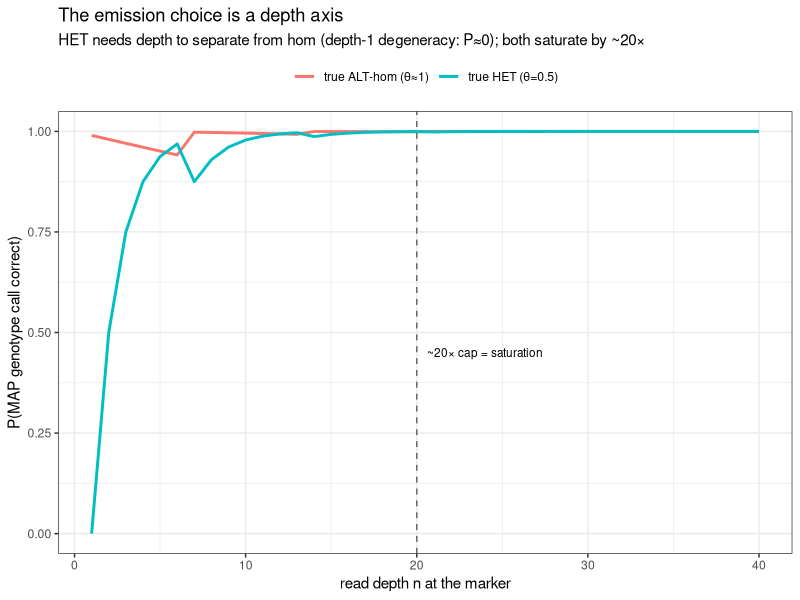

Write R code to recreate this figure.
## ---- chunk 1
library(ggplot2)
err <- 0.01
th <- c(ref = err, het = 0.5, alt = 1 - err) # emission alt-fraction per hidden state

# P(MAP call == truth) for a given true state, as a function of depth n (flat prior)
p_correct <- function(true_state, n) {
  ks <- 0:n
  w <- dbinom(ks, n, th[[true_state]]) # distribution of observed alt count
  L <- sapply(th, function(p) dbinom(ks, n, p)) # (n+1) x 3 likelihoods
  call <- colnames(L)[max.col(L, ties.method = "first")]
  sum(w[call == true_state])
}
ns <- 1:40
df <- rbind(
  data.frame(depth = ns, p = vapply(ns, function(n) p_correct("het", n), 0), state = "true HET (θ=0.5)"),
  data.frame(depth = ns, p = vapply(ns, function(n) p_correct("alt", n), 0), state = "true ALT-hom (θ≈1)")
)

ggplot(df, aes(depth, p, colour = state)) +
  geom_line(linewidth = 1) +
  geom_vline(xintercept = 20, linetype = "dashed", colour = "grey40") +
  annotate("text", x = 20.6, y = 0.45, label = "~20× cap = saturation", hjust = 0, size = 3) +
  scale_y_continuous(limits = c(0, 1)) +
  labs(
    x = "read depth n at the marker", y = "P(MAP genotype call correct)", colour = NULL,
    title = "The emission choice is a depth axis",
    subtitle = "HET needs depth to separate from hom (depth-1 degeneracy: P≈0); both saturate by ~20×"
  ) +
  theme_bw() +
  theme(legend.position = "top")
